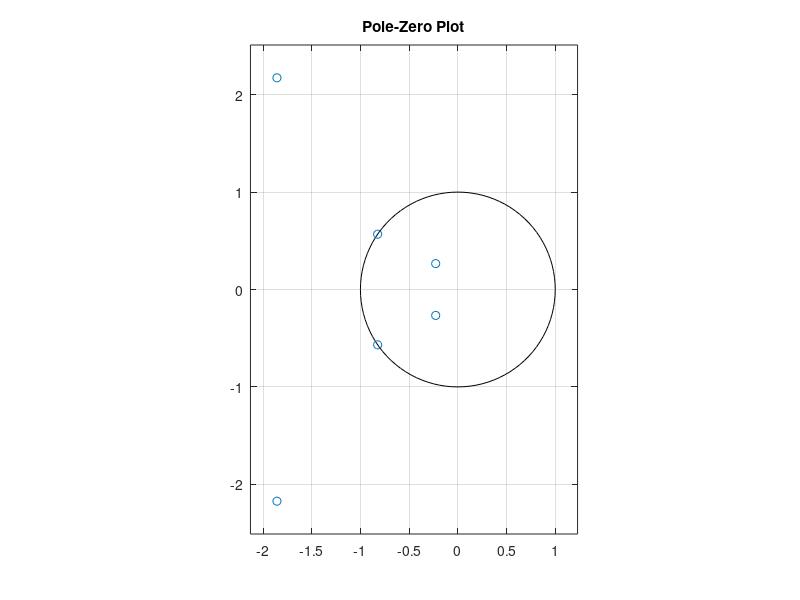
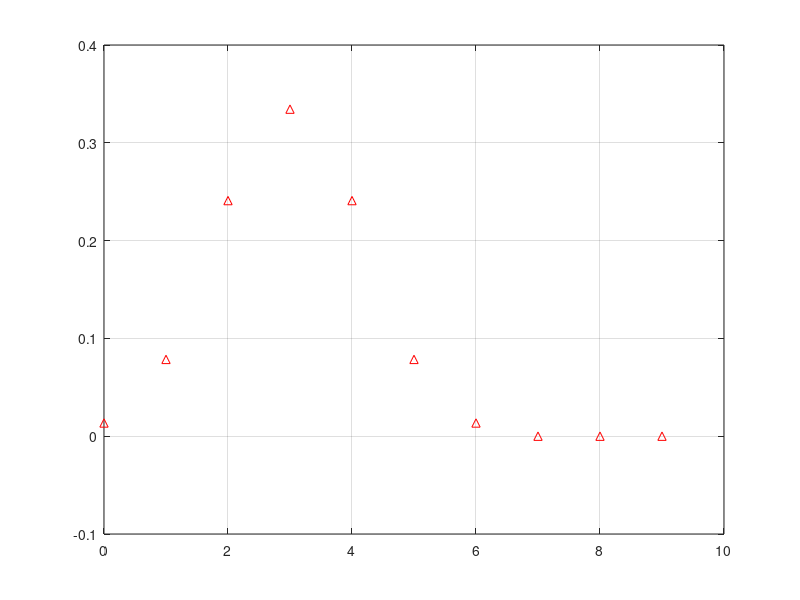
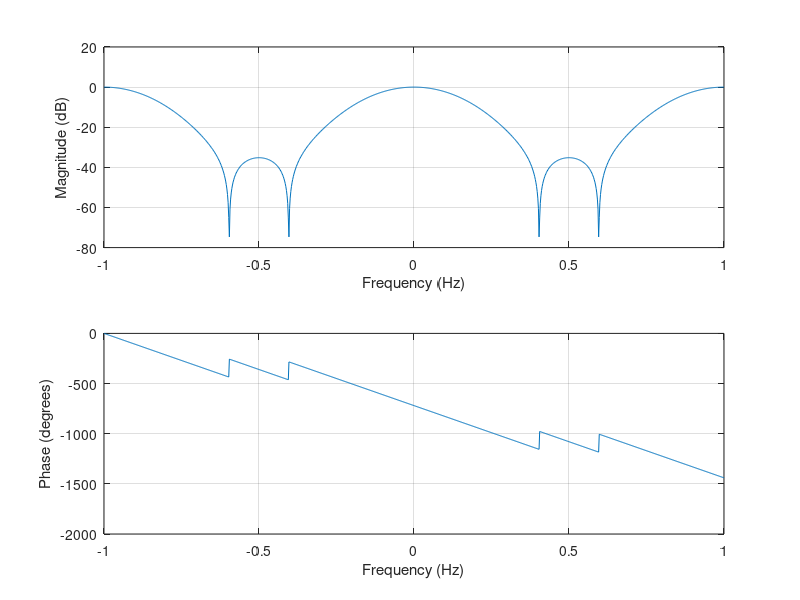

Recreate these plots in MATLAB, in order.
clear;
clc;

%%%%%%%%%%%%%%%%%%%%%%%%%%%%%%%%%%%%%%%%%%%%%%%%%%%%%%%%%%%%%%%%%%%%%%%%%%%
% adjusting the coeffitiens to be integers for vhdl

b = 16;
lsb = -(-1) / (2^(b - 1));  % lsb for converting double to int
coeff = [0.0135, 0.0785, 0.2409, 0.3344, 0.2409, 0.0785, 0.0135]'; 
c_i = round(coeff / lsb);  % integer coefficients

disp("factor = " + lsb);
disp("coefficients for filter: ");
disp(c_i);

%%%%%%%%%%%%%%%%%%%%%%%%%%%%%%%%%%%%%%%%%%%%%%%%%%%%%%%%%%%%%%%%%%%%%%%%%%%
% calculate expected output

% this must be the same as in io/input_vectors
x = [0, 7, 10, 3, 0, 7, 10, 3, 0, 7, 10, 3, 0];
a = [1];  % fir filter has only a_0 = 1
% calculate the expected filter output
y = filter(coeff, a, x);
% you can also calculate this with a simple convolution
% y2 = conv(x, coeff);
% y2 = y2(1:length(x));

disp("expected output of filter: ");
disp(y);
% this output should match the output of the vhdl filter
disp("expected output of vhdl filter according to factor: ");
disp(y / lsb);

figure(1);
% this would be your sampling period
Ts = 1;
t = linspace(0, length(x) * Ts, length(x));
stem(t, x);

%%%%%%%%%%%%%%%%%%%%%%%%%%%%%%%%%%%%%%%%%%%%%%%%%%%%%%%%%%%%%%%%%%%%%%%%%%%
% simulate the filter characteristics

f = linspace(-1/Ts,1/Ts,1000);

% Compute zeros (roots of nominator)
z = roots(coeff);

% Compute poles (roots of denominator)
p = roots(a);

% Pole-zero plot
figure(1)
zplane(z,p);
title('Pole-Zero Plot');

% First 10 samples of the impulse response
figure(2)
impz(coeff,a,10);
grid on;

% Frequency response (assuming a sampling rate of 1kHz)
figure(3)
freqz(coeff,a,f,1/Ts);


